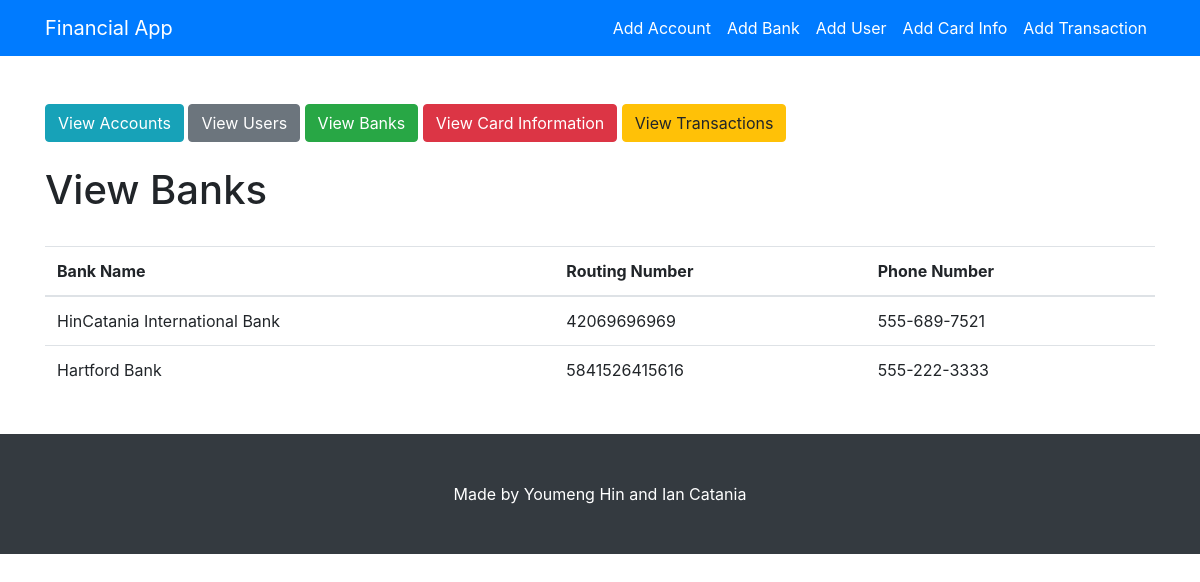
Page /users/view-banks/ on the committed database.
### users/models.py (models this page shows, shortened)
class Bank(models.Model):
    bank_name = models.CharField(max_length=100, default="bank")
    routing_number = models.BigIntegerField()
    bank_phone = models.CharField(max_length=100)

### users/views.py (the view)
def view_banks(request):
    template_name = 'users/view_banks.html'
    banks = Bank.objects.all()
    context = {
        'banks': banks
    }
    return render(request, template_name, context)

### users/templates/users/view_banks.html
{% extends "users/base.html"%}
{%block content%}
<br><br>
<h1> View Banks </h1>
<br>
<table class="table">
  <thead>
    <tr>
      <th scope="col">Bank Name</th>
      <th scope="col">Routing Number</th>
      <th scope="col">Phone Number</th>
    </tr>
  </thead>
  <tbody>
	{%for bank in banks%}
    <tr>
      <td>{{bank.bank_name}}</td>
      <td>{{bank.routing_number}}</td>
      <td>{{bank.bank_phone}}</td>
    </tr>
	{%endfor%}
  </tbody>
</table>
<br>
{%endblock content%}

### users/static/users/css/blog-home.css (style rules this page uses)
body { padding-top: 56px; }

### rows in the picture
Bank: bank_name "HinCatania International Bank", routing_number "42069696969", bank_phone "555-689-7521"
Bank: bank_name "Hartford Bank", routing_number "5841526415616", bank_phone "555-222-3333"
